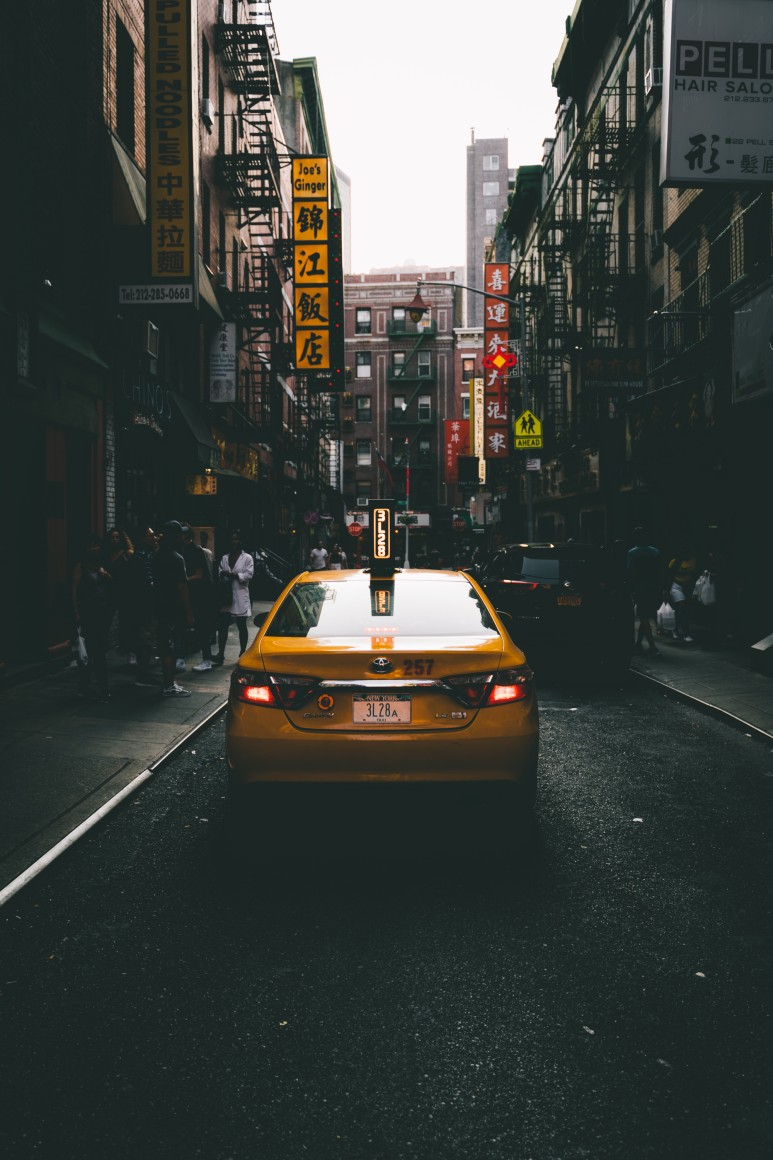
#> input picture 2.jpg, 773 x 1160 px
$ python 'example 11.py'
#> lines starting #> are read from the running program, lines starting #| are printed output that depends on the picture; after the words box and inside, x2 and y2 are one past the last pixel; in counts of white or black regions, pixels touching at a corner belong together
#이미지 임계점 처리하기
import  cv2

image = cv2.imread('2.jpg' ,cv2.IMREAD_GRAYSCALE)#그레이 색으로 입력 받은
#> image: shape (1160, 773); min 20, max 255, mean 64.4

images = []
ret, thres1 = cv2.threshold(image,127, 255, cv2.THRESH_BINARY)#127 이상이면 백색 아니면 흑색
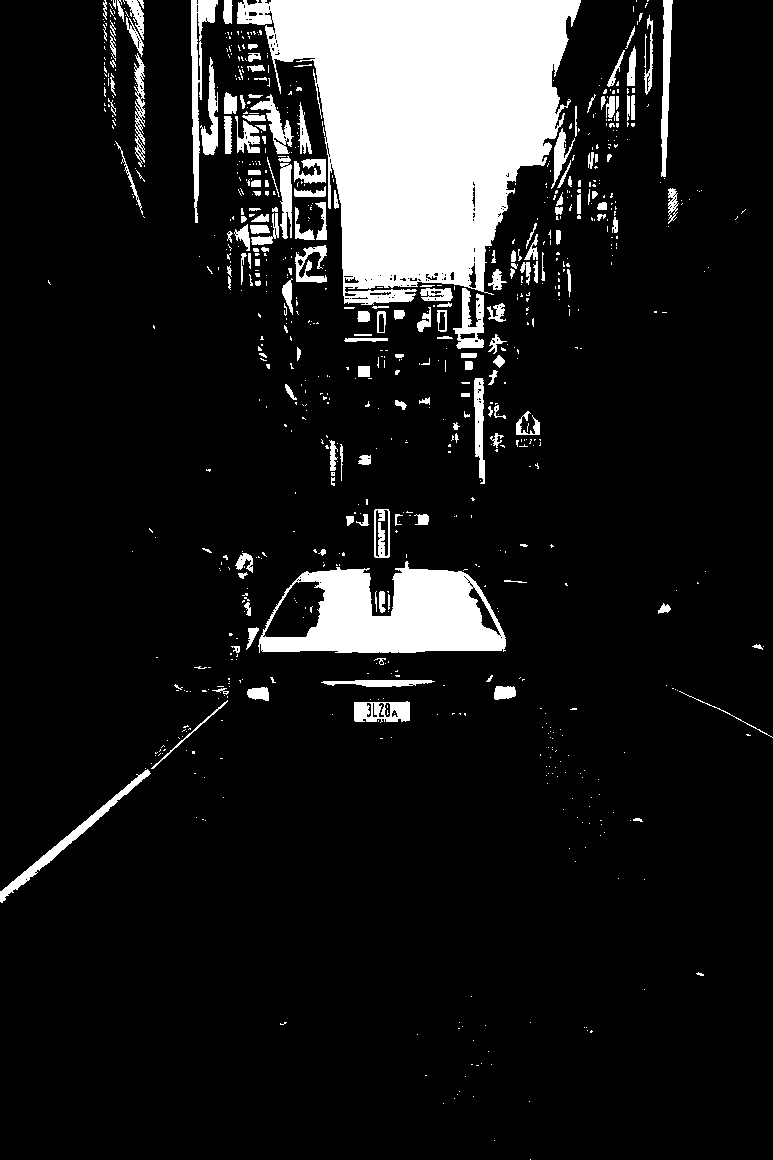
#> thres1: shape (1160, 773); 11.8% white; 829 white regions (648 under 20 px), largest, box (x1, y1, x2, y2) and area: (237, 0, 581, 305) 62980, (258, 561, 506, 653) 13999, (191, 0, 218, 223) 1845
ret, thres2 = cv2.threshold(image,127, 255, cv2.THRESH_BINARY_INV)#반대로
ret, thres3 = cv2.threshold(image,127, 255, cv2.THRESH_TRUNC)#127 이상은 다 127로
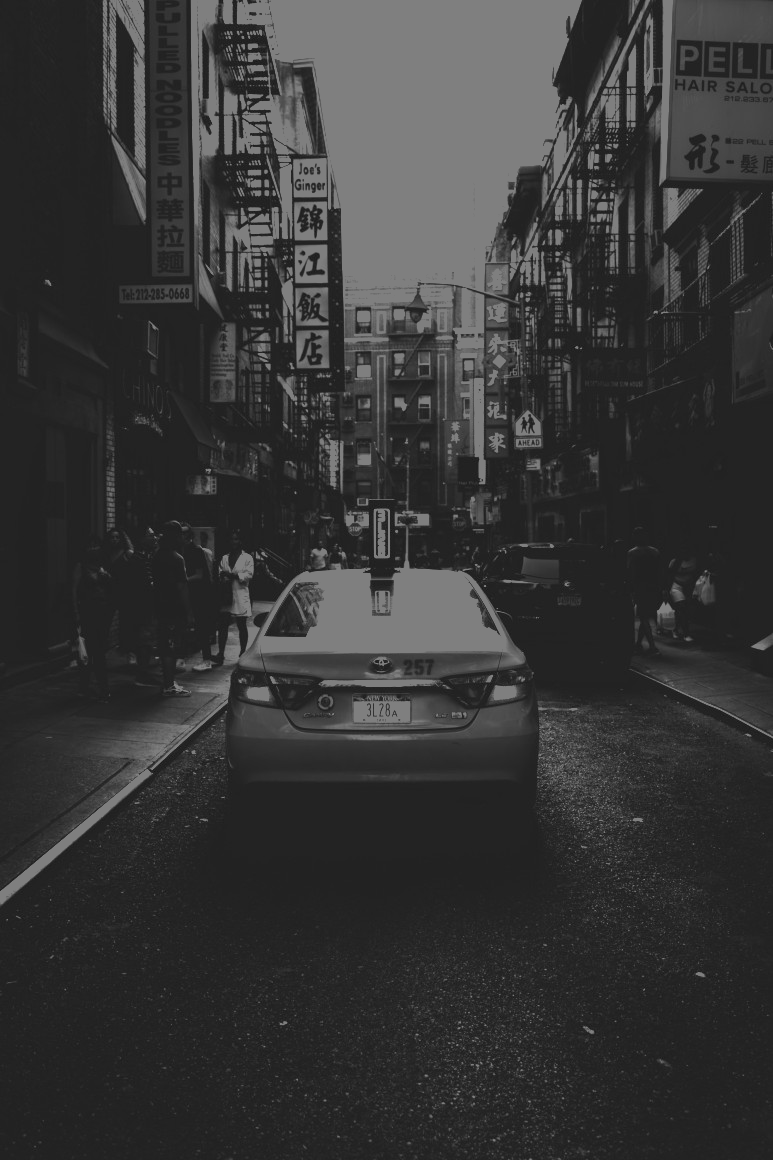
#> thres3: shape (1160, 773); min 20, max 127, mean 54.1
ret, thres4 = cv2.threshold(image,127, 255, cv2.THRESH_TOZERO)#127 보다 작으면 0으로
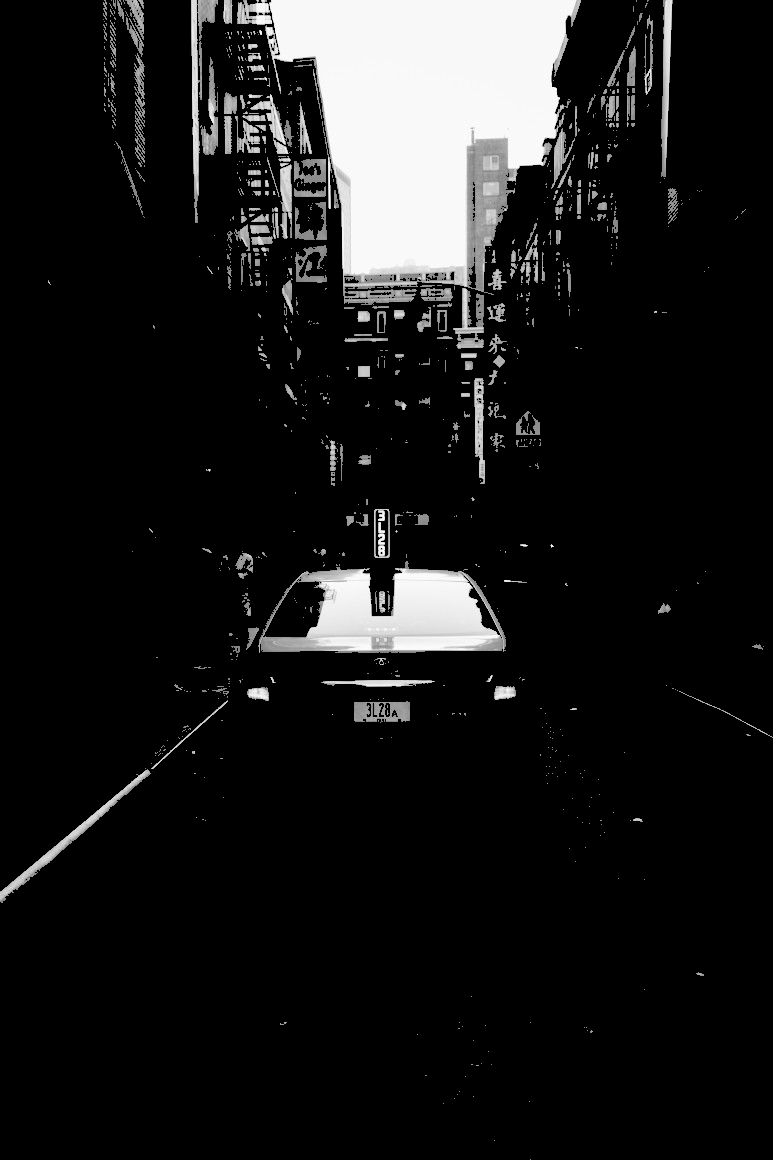
#> thres4: shape (1160, 773); min 0, max 255, mean 25.4
ret, thres5 = cv2.threshold(image,127, 255, cv2.THRESH_TOZERO_INV)#반대로
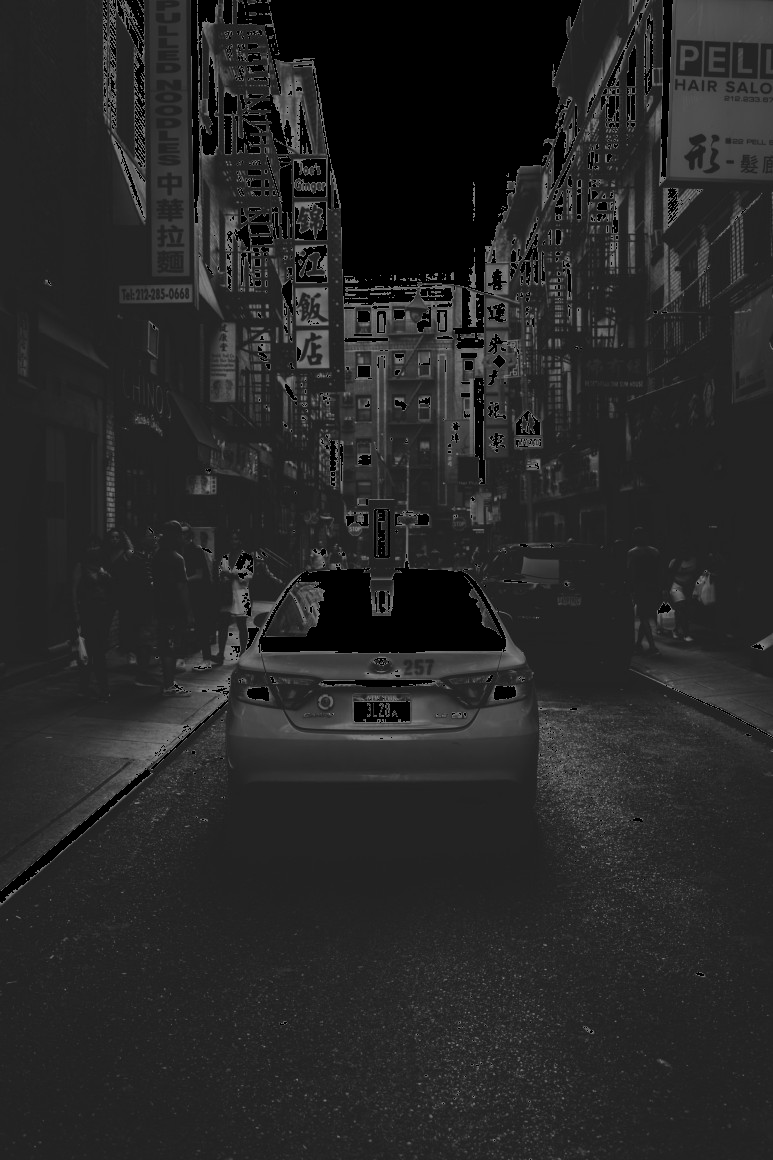
#> thres5: shape (1160, 773); min 0, max 127, mean 39.1
images.append(thres1)
images.append(thres2)
images.append(thres3)
images.append(thres4)
images.append(thres5)

for i in images:
    cv2.imshow('Image Basic', i)#사진 출력
    cv2.waitKey(0)  # 창이 닫히지 않도록 하는것
#> this loop made 5 passes

$ run again, with 1.jpg copied over 2.jpg
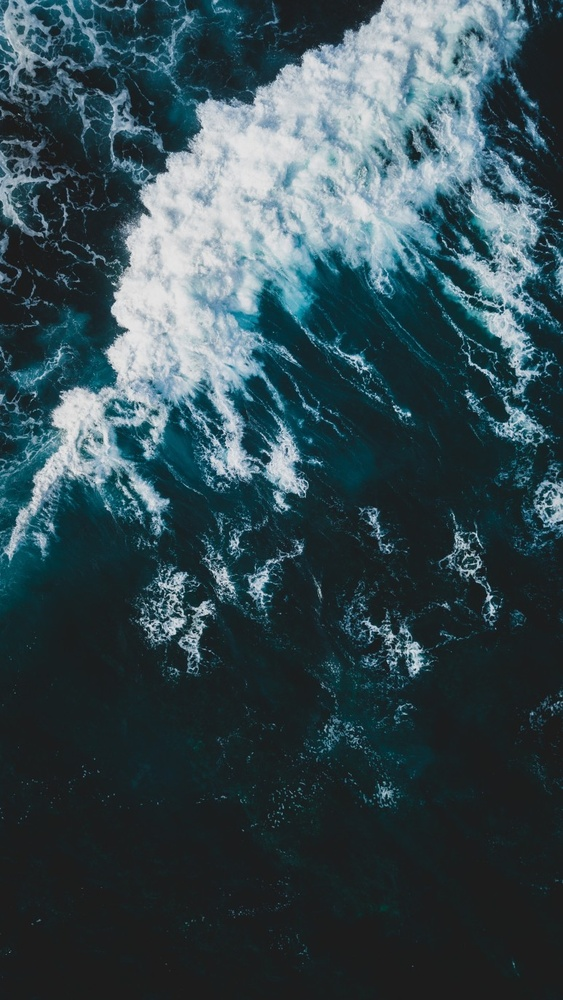
#> input picture 1.jpg, 563 x 1000 px, shrunk from 773 x 1374 before the run
#> `ret, thres1 = cv2.threshold(image,127, 255, cv2.THRESH_BINARY)#127 이상이..`:
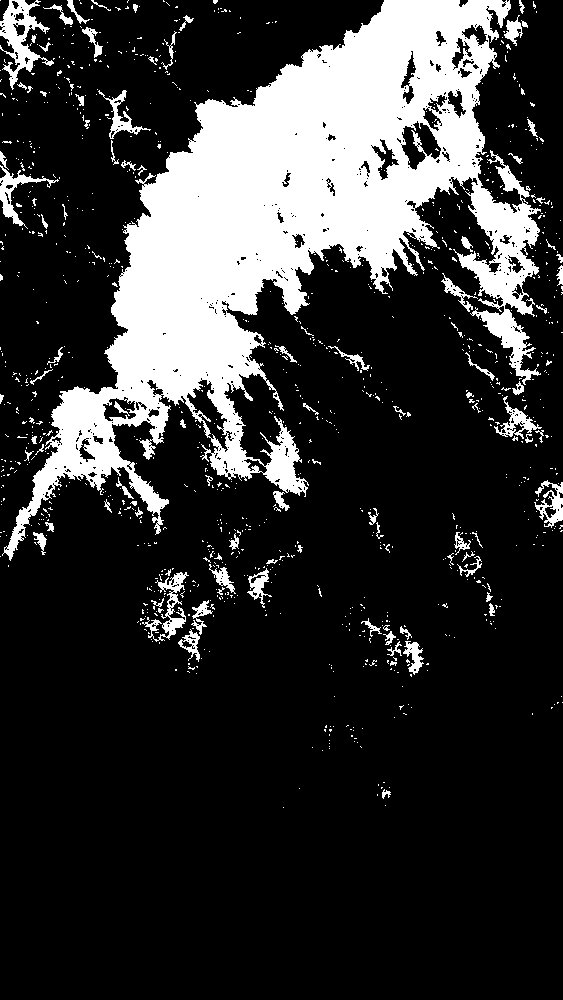
#> thres1: shape (1000, 563); 20.3% white; 1041 white regions (945 under 20 px), largest, box (x1, y1, x2, y2) and area: (2, 0, 541, 561) 99704, (0, 0, 54, 90) 1708, (142, 572, 189, 642) 902
#> `ret, thres5 = cv2.threshold(image,127, 255, cv2.THRESH_TOZERO_INV)#반대로`:
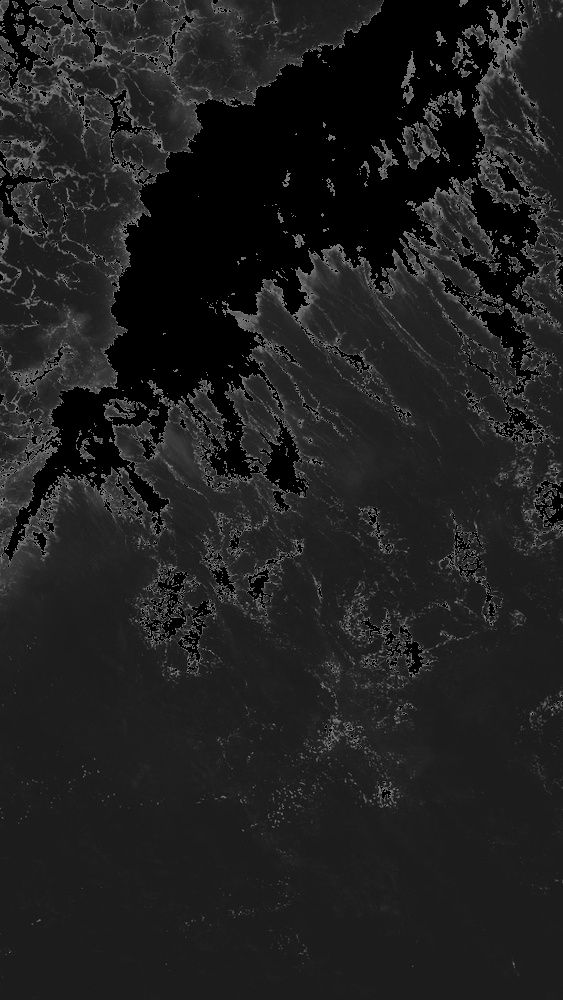
#> thres5: shape (1000, 563); min 0, max 127, mean 31.8
#> the loop `for i in images:` made 5 passes
